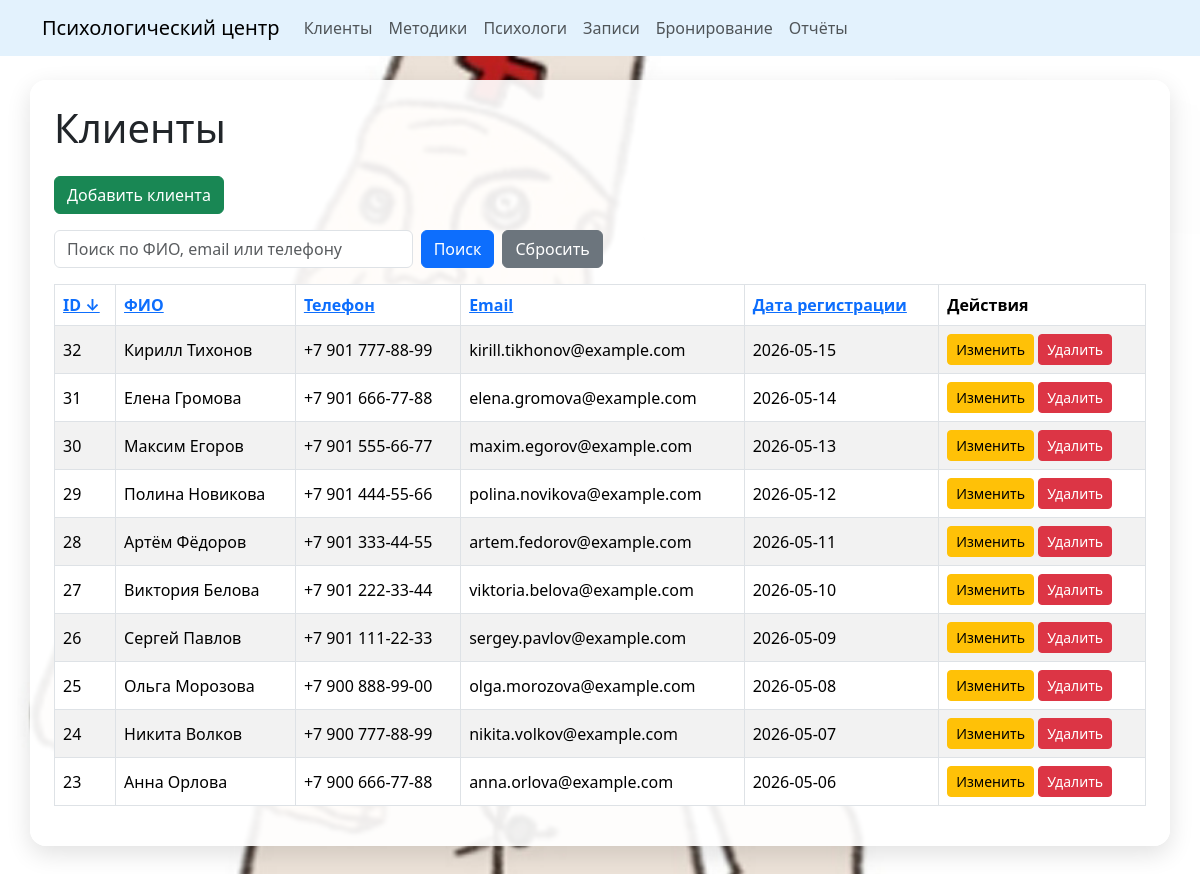
The page / on the database its author committed.
### tables this page shows
CREATE TABLE `clients` (
  `client_id` int NOT NULL AUTO_INCREMENT,
  `full_name` varchar(100) NOT NULL,
  `phone` varchar(20) DEFAULT NULL,
  `email` varchar(100) DEFAULT NULL,
  `registration_date` date NOT NULL,
  PRIMARY KEY (`client_id`)
);

### controllers/BaseController.php (called while the page is built, shortened)
<?php
class BaseController
{
    protected function render(
        string $view,
        array $data = []
    ): void {
        extract($data);
        require 'views/layouts/header.php';
        require "views/{$view}.php";
        require 'views/layouts/footer.php';
    }
}

### controllers/ClientController.php (called while the page is built, shortened)
<?php
class ClientController extends BaseController
{
    private ClientRepository $repository;
    public function __construct()
    {
        $pdo = Database::getConnection();
        $this->repository = new ClientRepository($pdo);
    }
    public function list(): void
{
    $search = isset($_GET['search'])
        ? trim($_GET['search'])
        : '';
    $page = isset($_GET['page'])
        ? max(1, (int) $_GET['page'])
        : 1;
    $limit = 10;
    $offset = ($page - 1) * $limit;
    $sort = $_GET['sort'] ?? 'client_id';
    $order = $_GET['order'] ?? 'desc';
    $clients = $this->repository->findPaginated(
        $search,
        $limit,
        $offset,
        $sort,
        $order
    );
    $total = $this->repository->countAll($search);
    $pages = (int) ceil($total / $limit);
    $this->render(
        'client/list',
        [
            'clients' => $clients,
            'search' => $search,
            'page' => $page,
            'pages' => $pages,
            'sort' => $sort,
            'order' => $order
        ]
    );
}
}

### index.php (called while the page is built, shortened)
<?php
require_once 'autoload.php';
$action = $_GET['action'] ?? 'list';
$controller = new $controllerName();
$controller->$action();

### src/ClientRepository.php (called while the page is built, shortened)
<?php
class ClientRepository extends AbstractRepository
{
    public function findPaginated(
    string $search,
    int $limit,
    int $offset,
    string $sort = 'client_id',
    string $order = 'desc'
) {
    $allowedSortFields = [
        'client_id',
        'full_name',
        'email',
        'phone',
        'registration_date'
    ];
    $order = strtolower($order);
    $sql = "
        SELECT *
        FROM clients
        WHERE
            full_name LIKE :search
            OR email LIKE :search
            OR phone LIKE :search
        ORDER BY $sort $order
        LIMIT :limit
        OFFSET :offset
    ";
    $stmt = $this->pdo->prepare($sql);
    $stmt->bindValue(
        ':search',
        "%{$search}%",
        PDO::PARAM_STR
    );
    $stmt->bindValue(
        ':limit',
        $limit,
        PDO::PARAM_INT
    );
    $stmt->bindValue(
        ':offset',
        $offset,
        PDO::PARAM_INT
    );
    $stmt->execute();
    return $stmt->fetchAll(PDO::FETCH_ASSOC);
}
}

### autoload.php (called while the page is built, shortened)
<?php
spl_autoload_register(function ($class) {
    $paths = [
        __DIR__ . '/src/',
        __DIR__ . '/controllers/',
        __DIR__ . '/helpers/'
    ];
    foreach ($paths as $path) {
        $file = $path . $class . '.php';
        if (file_exists($file)) {
            return;
        }
    }
});

### src/AbstractRepository.php (called while the page is built, shortened)
<?php
abstract class AbstractRepository
{
    public function __construct(PDO $pdo)
    {
        $this->pdo = $pdo;
    }
}

### views/client/list.php (the view, shortened to what this page needs)
<?php
function sortLink(
    string $column,
    string $title,
    string $currentSort,
    string $currentOrder,
    string $search
): string {
    $newOrder = 'asc';
    $arrow = '';
    if ($currentSort === $column) {
        $arrow = $currentOrder === 'asc' ? ' ↑' : ' ↓';
    }
    $url = 'index.php?entity=client&action=list'
        . '&sort=' . urlencode($column)
        . '&order=' . urlencode($newOrder)
        . '&search=' . urlencode($search);
    return '<a href="' . $url . '">' .
        htmlspecialchars($title . $arrow) .
        '</a>';
}
?>
<h1 class="mb-4">Клиенты</h1>
<a
    href="index.php?entity=client&action=create"
    class="btn btn-success mb-3"
>
    Добавить клиента
</a>
<form method="GET" class="row g-2 mb-3">
    <div class="col-md-4">
        <input
            type="text"
            name="search"
            class="form-control"
            placeholder="Поиск по ФИО, email или телефону"
            value="<?= htmlspecialchars($search) ?>"
        >
    </div>
    <div class="col-md-auto">
        <button type="submit" class="btn btn-primary">
            Поиск
        </button>
    </div>
    <div class="col-md-auto">
        <a
            href="index.php?entity=client&action=list"
            class="btn btn-secondary"
        >
            Сбросить
        </a>
    </div>
</form>
<?php if (!empty($clients)): ?>
    <div class="table-responsive mt-3">
        <table class="table table-bordered table-striped align-middle">
            <thead>
                <tr>
                    <th><?= sortLink('client_id', 'ID', $sort, $order, $search) ?></th>
                    <th><?= sortLink('full_name', 'ФИО', $sort, $order, $search) ?></th>
                    <th><?= sortLink('phone', 'Телефон', $sort, $order, $search) ?></th>
                    <th><?= sortLink('email', 'Email', $sort, $order, $search) ?></th>
                    <th><?= sortLink('registration_date', 'Дата регистрации', $sort, $order, $search) ?></th>
                    <th>Действия</th>
                </tr>
            </thead>
            <tbody>
                <?php foreach ($clients as $client): ?>
                    <tr>
                        <td><?= htmlspecialchars($client['client_id']) ?></td>
                        <td><?= htmlspecialchars($client['full_name']) ?></td>
                        <td><?= htmlspecialchars($client['phone']) ?></td>
                        <td><?= htmlspecialchars($client['email']) ?></td>
                        <td><?= htmlspecialchars($client['registration_date']) ?></td>
                        <td>
                            <a
                                href="index.php?entity=client&action=edit&id=<?= htmlspecialchars($client['client_id']) ?>"
                                class="btn btn-warning btn-sm">
                                Изменить
                            </a>
                            <a
                                href="index.php?entity=client&action=delete&id=<?= htmlspecialchars($client['client_id']) ?>"
                                class="btn btn-danger btn-sm">
                                Удалить
                            </a>
                        </td>
                    </tr>
                <?php endforeach; ?>
            </tbody>
        </table>
    </div>
<?php else: ?>
    <div class="alert alert-info mt-3">
        Клиенты не найдены
    </div>
<?php endif; ?>

### views/layouts/header.php (shortened to what this page needs)
<!DOCTYPE html>
<html lang="ru">
<head>
<link rel="stylesheet" href="assets/css/style.css">
    <link
        href="https://cdn.jsdelivr.net/npm/bootstrap@5.3.3/dist/css/bootstrap.min.css"
        rel="stylesheet"
    >
</head>
<body>
<nav class="navbar navbar-expand-lg navbar-light" style="background-color: #e3f2fd;">
    <div class="container">
        <a
            class="navbar-brand"
            href="index.php"
        >
            Психологический центр
        </a>
        <div
            class="collapse navbar-collapse"
            id="mainNavbar"
        >
            <ul class="navbar-nav me-auto mb-2 mb-lg-0">
                <li class="nav-item">
                    <a
                        class="nav-link"
                        href="index.php?entity=client&action=list"
                    >
                        Клиенты
                    </a>
                </li>
                <li class="nav-item">
                    <a
                        class="nav-link"
                        href="index.php?entity=method&action=list"
                    >
                        Методики
                    </a>
                </li>
                <li class="nav-item">
                    <a
                        class="nav-link"
                        href="index.php?entity=psychologist&action=list"
                    >
                        Психологи
                    </a>
                </li>
                <li class="nav-item">
                    <a
                        class="nav-link"
                        href="index.php?entity=appointment&action=list"
                    >
                        Записи
                    </a>
                </li>
                <li class="nav-item">
    <a
        class="nav-link"
        href="index.php?entity=booking&action=create"
    >
        Бронирование
    </a>
</li>
<li class="nav-item">
    <a
        class="nav-link"
        href="index.php?entity=report&action=index"
    >
        Отчёты
    </a>
</li>
            </ul>
        </div>
    </div>
</nav>
<div class="container mt-4">

### views/layouts/footer.php (shortened to what this page needs)
</div>
</body>
</html>

### assets/css/style.css (style rules this page uses)
body { min-height: 100vh; background-image: url("../images/backg.jpg"); background-size: cover; background-position: center; background-repeat: no-repeat; background-attachment: fixed; }
body > .container { background-color: rgba(255, 255, 255, 0.92); padding: 24px; border-radius: 16px; margin-bottom: 40px; box-shadow: 0 8px 24px rgba(0, 0, 0, 0.12); }

### rows shown on the page
clients: client_id "32", full_name "Кирилл Тихонов", phone "+7 901 777-88-99", email "kirill.tikhonov@example.com", registration_date "2026-05-15"
clients: client_id "31", full_name "Елена Громова", phone "+7 901 666-77-88", email "elena.gromova@example.com", registration_date "2026-05-14"
clients: client_id "30", full_name "Максим Егоров", phone "+7 901 555-66-77", email "maxim.egorov@example.com", registration_date "2026-05-13"
clients: client_id "29", full_name "Полина Новикова", phone "+7 901 444-55-66", email "polina.novikova@example.com", registration_date "2026-05-12"
clients: client_id "28", full_name "Артём Фёдоров", phone "+7 901 333-44-55", email "artem.fedorov@example.com", registration_date "2026-05-11"
clients: client_id "27", full_name "Виктория Белова", phone "+7 901 222-33-44", email "viktoria.belova@example.com", registration_date "2026-05-10"
clients: client_id "26", full_name "Сергей Павлов", phone "+7 901 111-22-33", email "sergey.pavlov@example.com", registration_date "2026-05-09"
clients: client_id "25", full_name "Ольга Морозова", phone "+7 900 888-99-00", email "olga.morozova@example.com", registration_date "2026-05-08"
clients: client_id "24", full_name "Никита Волков", phone "+7 900 777-88-99", email "nikita.volkov@example.com", registration_date "2026-05-07"
clients: client_id "23", full_name "Анна Орлова", phone "+7 900 666-77-88", email "anna.orlova@example.com", registration_date "2026-05-06"

### other values the page prints
$title . $arrow "ID ↓ ФИО Телефон Email Дата регистрации"
